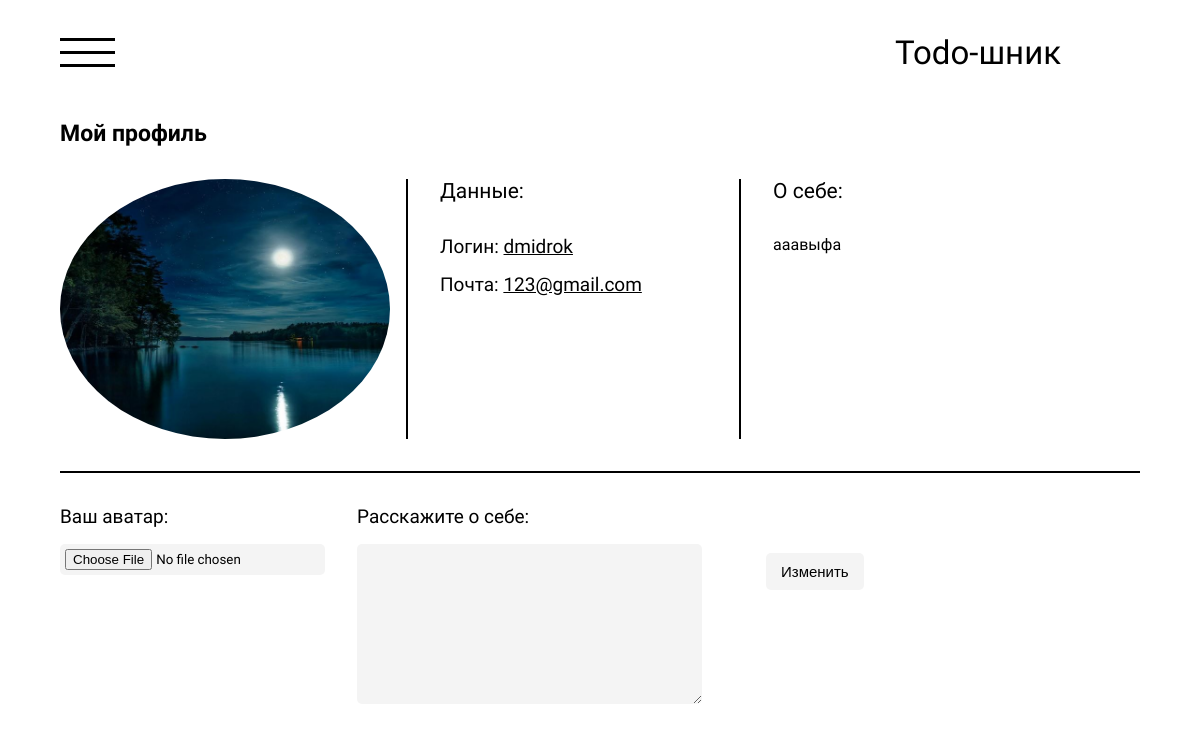
Screenshot of /profile/dmidrok/ (signed in) with the database file from the repository.
### todo/models.py (models this page shows, shortened)
class Profile(models.Model):
    user = models.OneToOneField(User, on_delete=models.CASCADE, verbose_name='Пользователь')
    bio = models.TextField(verbose_name='О пользователе')
    avatar = models.ImageField(upload_to='avatars/%Y/%m/%d', verbose_name='Аватар пользователя', blank=True)
    class Meta:
        verbose_name = 'Пользователь'
        verbose_name_plural = 'Пользователи (расширенная таблица)'
        ordering = ['-id']

### todo/views.py (the view, shortened to what this page needs)
# urls.py: path('profile/<slug:user_slug>/', views.ProfileUserView.as_view(), name='profile'),
class ProfileUserView(DataMixin, LoginRequiredMixin, TemplateView):
    template_name = 'todo/profile.html'
    kwargs_to_context = {'title': 'Профиль пользователя', 'active_path': 'profile', 'active_category': 'system'}
    def get(self, request, *args, **kwargs):
        if request.user.username != kwargs.get('user_slug'):
            raise Http404
        return render(request, self.template_name, self.get_context_data(**self.kwargs_to_context, user_slug=kwargs['user_slug']))
    def get_context_data(self, **kwargs):
        context = super().get_context_data(**kwargs)
        c_mixin = self.get_user_context(**self.kwargs_to_context, user_slug=kwargs['user_slug'])
        context.update(c_mixin)
        context['username'] = get_object_or_404(User, username=kwargs['user_slug'])
        context['profile'] = get_object_or_404(Profile, user__username=kwargs['user_slug'])
        form = kwargs.get('form')
        profile = Profile.objects.get(user=self.request.user)
        context['form'] = form if form else ChangeAvatarAboutForm()
        context['profile_bio'] = profile.bio
        return context

### todo/forms.py
class ChangeAvatarAboutForm(forms.ModelForm):
    def __init__(self, *args, **kwargs):
        super().__init__(*args, **kwargs)
        self.fields['avatar'].label = 'Ваш аватар'
        self.fields['bio'].label = 'Расскажите о себе'
    class Meta:
        model = Profile
        fields = ['avatar', 'bio']

### todo/models.py (called while the page is built)
    def __str__(self):
        return self.name

    def get_absolute_url(self):
        return reverse('category', kwargs={'slug': self.slug})

### todo/utils.py (called while the page is built)
    def get_user_context(self, *args, **kwargs):
        context = kwargs
        context['menu'] = menu
        context['all_cats'] = Category.objects.order_by('id')
        self.page = self.request.GET.get('page') # Параметр page: активная страница из url-а
        all_do = kwargs.get('all_do') # Берём запрос для формирования queryset для всех заданий
        if all_do:
            self.paginator = Paginator(all_do, 6) # Формируем локальное свойство с пагинатором
            self.page_obj = self.paginator.get_page(self.page)
            context['page_obj'] = self.page_obj
            context['all_do'] = self.page_obj.object_list
        return context

### todo/templates/todo/profile.html (shortened to what this page needs)
{% extends 'todo/base.html' %}
{% block content %}
<div class="profile_global_block">
    <div class="title_profile_block">
        <h3>Мой профиль</h3>
    </div>
    <div class="profile_user_info">
        <div class="avatar_and_info">
            <div class="avatar_here">
                {% if profile.avatar %}
                    <img src="{{ profile.avatar.url }}">
                {% else %}
                    {% load static %}
                {% endif %}
            </div>
            <div class="info_here">
                <div class="title_info">
                    <h4>Данные:</h4>
                </div>
                <div class="user_info">
                    <p>Логин: <u>{{ request.user.username }}</u></p>
                    <p>Почта: <u>{{ request.user.email }}</u></p>
                </div>
            </div>
            <div class="bio_here">
                <div class="title_bio">
                    <h4>О себе:</h4>
                </div>
                <div class="user_bio">
                    {{ profile_bio | linebreaks }}
                </div>
            </div>
        </div>
        <div class="change_avatar_bio">
            <form action="{% url 'profile' request.user.username %}" method="post" enctype="multipart/form-data">
                {% for f in form %}
                    <div class="profile_input_block">
                        <div class="content_profile_input_block">
                            <label for="{{ f.id_for_label }}">{{ f.label }}:</label>
                            <div class="input_profile">
                                {{ f }}
                            </div>
                        </div>
                    </div>
                {% endfor %}
                <br>
                <div>
                    <button type="submit" id="accept_new_avatar_bio_btn">Изменить</button>
                </div>
            </form>
        </div>
    </div>
</div>
{% endblock %}

### todo/static/todo/css/new_styles.css (style rules this page uses)
* { margin: 0; padding: 0; box-sizing: border-box; }
body { font-family: 'Nunito Sans', sans-serif; }
.profile_global_block { width: 90%; margin: 3rem auto; display: grid; }
.title_profile_block h3 { font-size: 23px; font-weight: 800; }
.profile_user_info { margin: 2rem 0; }
.profile_user_info .avatar_and_info { width: 80%; display: grid; grid-template-columns: 330px auto auto; grid-column-gap: 1rem; }
.profile_user_info .avatar_here { position: relative; height: 260px; }
.profile_user_info .avatar_here img { position: absolute; width: 100%; height: 100%; object-fit: cover; border-radius: 50%; }
.profile_user_info .info_here { padding-left: 2rem; border-left: 2px solid #000; }
.profile_user_info .info_here .title_info h4, .profile_user_info .bio_here .title_bio h4 { font-size: 21px; font-weight: 500; }
.profile_user_info .info_here .user_info { margin-top: 2rem; }
.profile_user_info .info_here .user_info p { font-weight: 400; font-size: 19px; }
.profile_user_info .info_here .user_info p:not(:first-child) { margin-top: 15px; }
.profile_user_info .bio_here { padding-left: 2rem; border-left: 2px solid #000; }
.profile_user_info .user_bio { margin-top: 2rem; }
.change_avatar_bio { margin-top: 2rem; }
.change_avatar_bio form { border-top: 2px solid #000; padding-top: 2rem; display: grid; grid-auto-flow: column; justify-content: start; grid-column-gap: 2rem; }
.change_avatar_bio form .profile_input_block .content_profile_input_block input, .change_avatar_bio form .profile_input_block .content_profile_input_block textarea, .change_avatar_bio form .profile_input_block .content_profile_input_block select { margin-top: 1rem; }
.change_avatar_bio form label { font-size: 19px; }
.change_avatar_bio form input, .change_avatar_bio form textarea { outline: none; background-color: #f4f4f4; border: none; padding: 5px; border-radius: 5px; transition-duration: .2s; font-family: 'Nunito Sans', sans-serif; }
.change_avatar_bio form textarea { resize: vertical; }
.change_avatar_bio form #accept_new_avatar_bio_btn { display: inline; width: 100%; justify-self: end; padding: 10px 15px; border: none; border-radius: 5px; font-size: 15px; background-color: #f4f4f4; cursor: pointer; transition-duration: .1s; margin-top: 3rem; }

### rows the page displays
Profile: avatar (picture), bio "ааавыфа"

### other values shown
{{ request.user.username }} "dmidrok"
{{ request.user.email }} "123@gmail.com"
{{ f.label }} "Ваш аватар" "Расскажите о себе"
